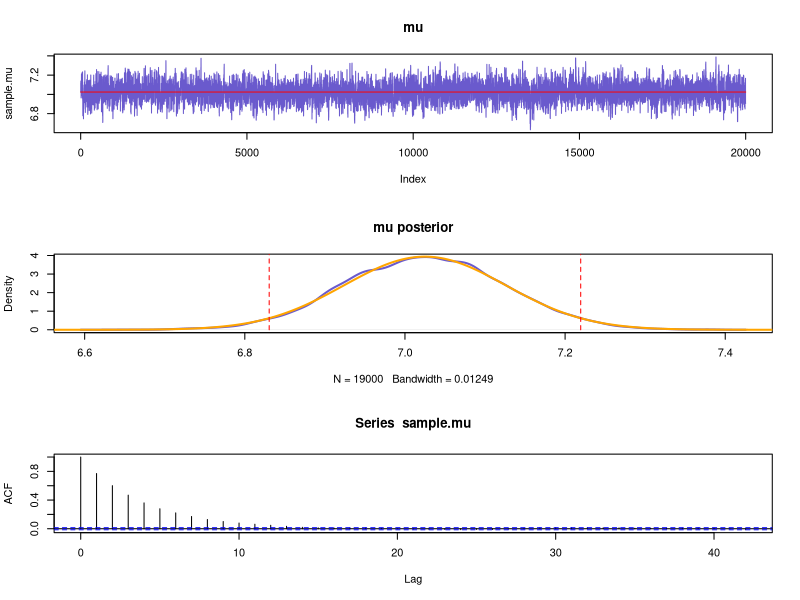

The R script that drew this image:
##########################################################
# simple metropolis algorithm for estimating normal mean
# we'll extend it to estimating variance next
# the data
n <- 30
y <- rnorm( n , mean=7 , sd=0.5 )

# priors; these are uninformative
prior.mu <- function(theta) dnorm( theta , mean=7 , sd=1000 , log=TRUE )
# informative prior -- uncomment the line below to use informative prior
#prior.mu <- function(theta) dnorm( theta , mean=8 , sd=1/100 , log=TRUE )

# initial guesses
k.mu <- mean(y)
k.sigma <- sd(y)

num.samples <- 20000
sample.mu <- rep(0,num.samples)
step <- 1/10
for ( i in 1:num.samples ) {
    # record history
    sample.mu[i] <- k.mu

    # propose jump
    prop.mu <- k.mu + rnorm( 1 , mean=0 , sd=step)
    
    # compute prob of accepting
    pr.prop <- sum( dnorm( y , mean=prop.mu , sd=k.sigma , log=TRUE ) ) + prior.mu(prop.mu)
    pr.here <- sum( dnorm( y , mean=k.mu , sd=k.sigma , log=TRUE ) ) + prior.mu(k.mu)
    pr.accept <- exp( pr.prop - pr.here )
    
    # jump!
    k.mu <- ifelse( runif(1) < pr.accept , prop.mu , k.mu )
}

# plot the sampling chain
par(mfrow=c(3,1))
plot( sample.mu , type="l" , main="mu" , col="slateblue" )
lines( c(0,num.samples) , c(mean( sample.mu),mean( sample.mu)) , col="red" )

# remove the "burn in" samples at the start
sample.mu <- sample.mu[-(1:1000)]

# plot estimated density
plot( density(sample.mu) , main="mu posterior" , lwd=2 , col="slateblue" )

# overlay "true" posterior, using bayes' directly
prior.mean <- 7
prior.sd <- 1000
#prior.mean <- 8
#prior.sd <- 1/100
posterior.mu <- function(x) dnorm( x , mean= ( prior.mean/prior.sd^2 + sum(y)/k.sigma^2 ) / (1/prior.sd^2 + length(y)/k.sigma^2) , sd=sqrt(1/(1/prior.sd^2 + length(y)/k.sigma^2)) )
curve( posterior.mu(x) ,from=2,to=9,n=2000,col="orange",lwd=2,add=TRUE)

# cut bayesian credible intervals at 95% level (similar to confidence intervals)
quantile( sample.mu , probs=c(0.025,0.975) )
# plot credible interval on posterior
ci <- quantile( sample.mu , probs=c(0.025,0.975) )
lines( c(ci[1],ci[1]) , c(0,100) , col="red" , lty=2 )
lines( c(ci[2],ci[2]) , c(0,100) , col="red" , lty=2 )

# check autocorrelation
acf( sample.mu )